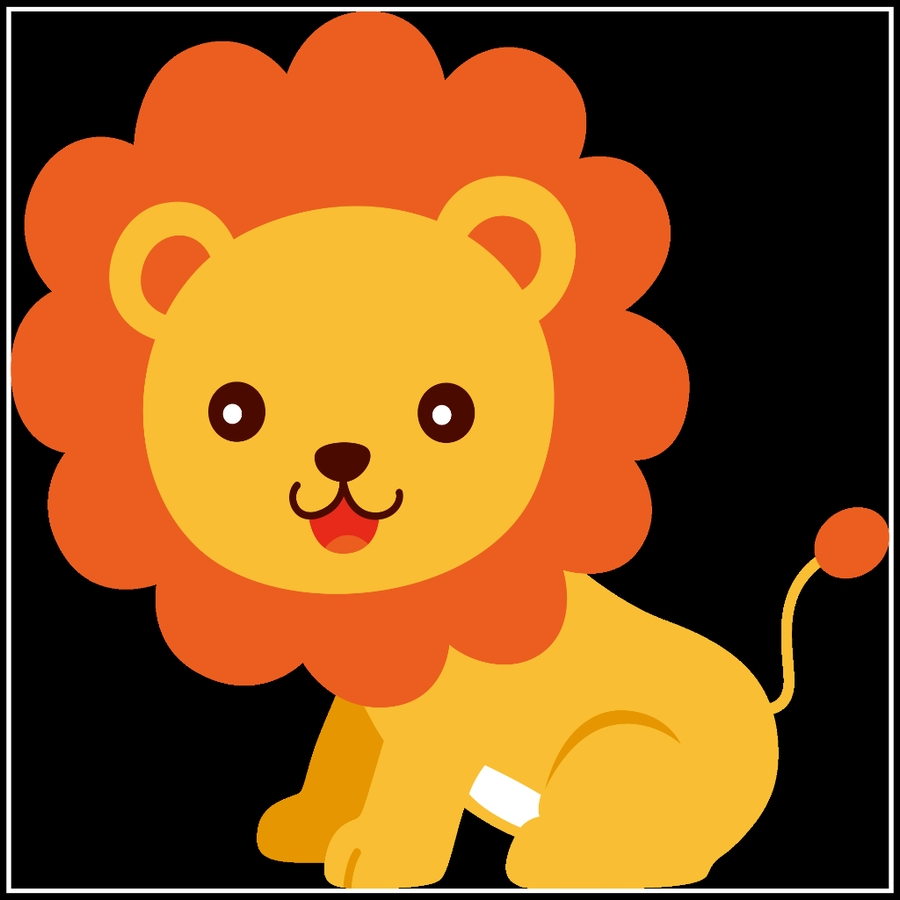
#> input picture Assignment_32/Convolution/inputs/input_2.jpeg, 900 x 900 px, found by its file name
$ python convolution.py
#> lines starting #> are read from the running program, lines starting #| are printed output that depends on the picture
import cv2
import numpy as np

input = cv2.imread("Convolution\inputs\input_2.jpeg")
#> input is the input picture: shape (900, 900, 3); mean B, G, R 29.2, 85.7, 141.8

# 1. Edge detection filter
# kernel = np.array([[-1 , -1 , -1],
#                    [-1 , 8 , -1],
#                    [-1 , -1 , -1]])

# 2. Sharpening filter
# kernel = np.array([[0 , -1 , 0],
#                    [-1 , 5 , -1],
#                    [0 , -1 , 0]])

# 3. Emboss filter
# kernel = np.array([[-2 , -1 , 0],
#                    [-1 , 1 , 1],
#                    [0 , 1 , 2]])

# 4. Identity filter
# kernel = np.array([[0 , 0 , 0],
#                    [0 , 1 , 0],
#                    [0 , 0 , 0]])

# 5. My filter
kernel = np.array([[-3 , 0 , 3],
                   [-3 , 0 , 3],
                   [-3 , 0 , 3]])

output = cv2.filter2D(input , -1 , kernel)
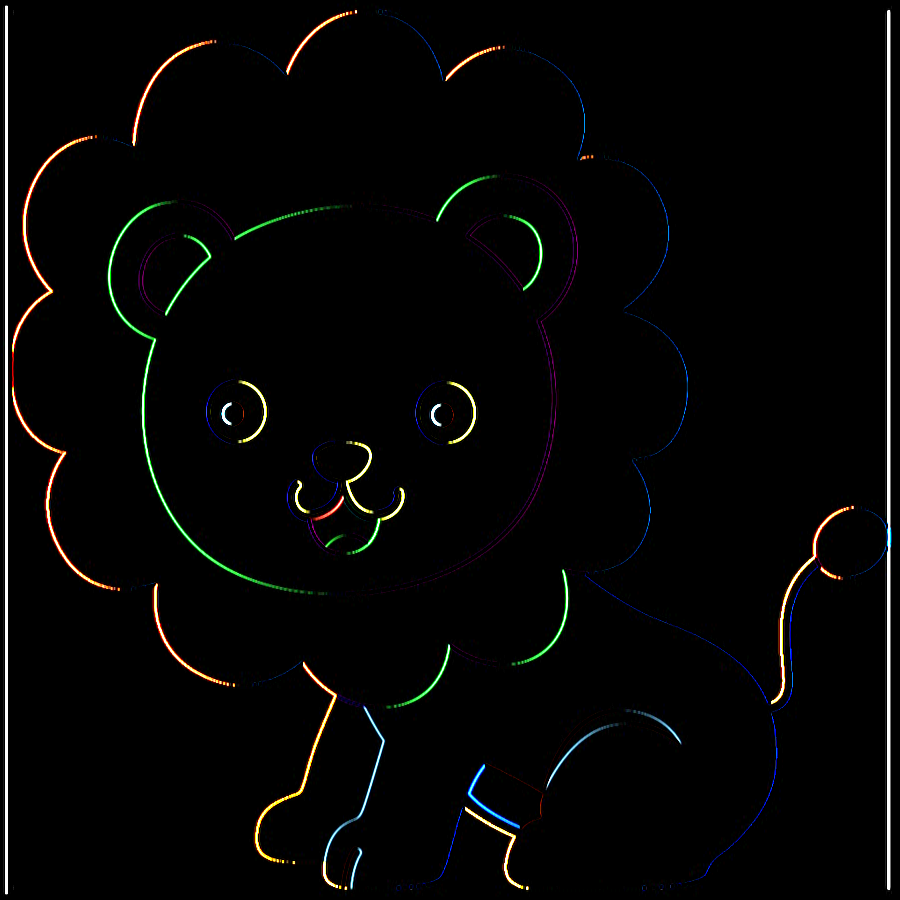
#> output: shape (900, 900, 3); mean B, G, R 4.8, 5.4, 5.4

result = np.hstack((input , output))
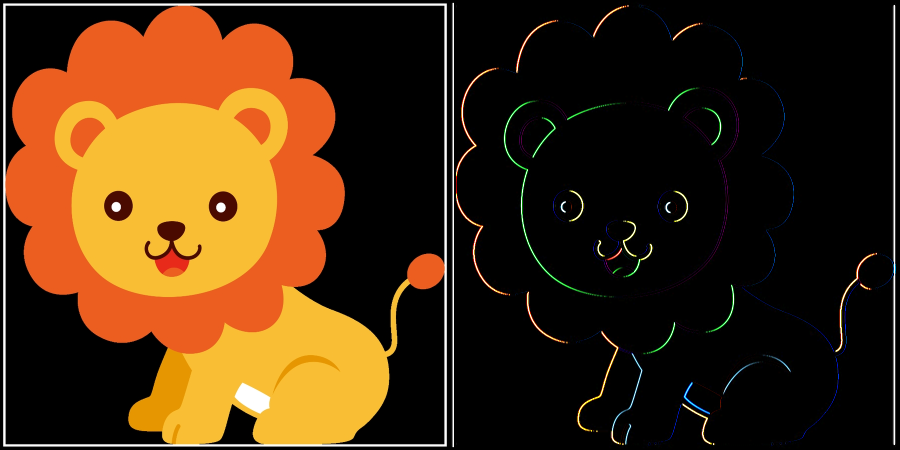
#> result: shape (900, 1800, 3) (shown at 1/2 size); mean B, G, R 17, 45.6, 73.6

cv2.imwrite("Convolution\outputs\my-filter.jpg" , result)

$ run again, with Assignment_32/Convolution/inputs/input_1.jpeg copied over Assignment_32/Convolution/inputs/input_2.jpeg
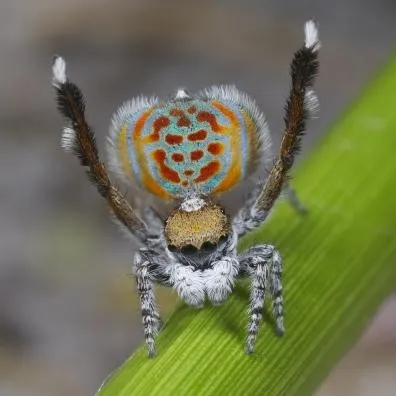
#> input picture Assignment_32/Convolution/inputs/input_1.jpeg, 396 x 396 px, found by its file name
#> input is the input picture: shape (396, 396, 3); mean B, G, R 83.8, 115.2, 112.4
#> `output = cv2.filter2D(input , -1 , kernel)`:
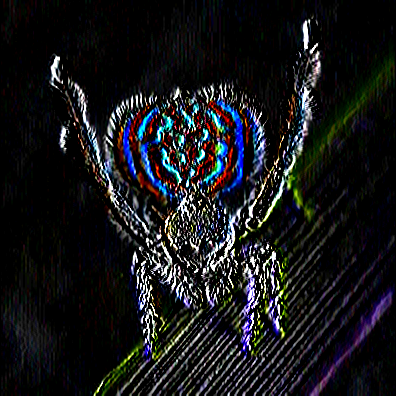
#> output: shape (396, 396, 3); mean B, G, R 26, 23.9, 23.2
#> `result = np.hstack((input , output))`:
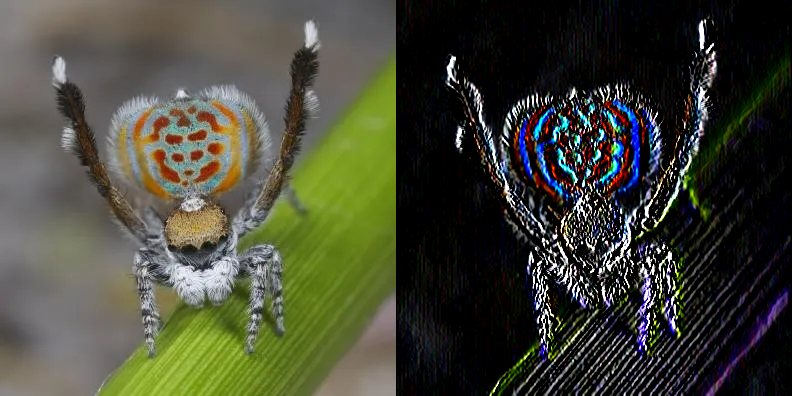
#> result: shape (396, 792, 3); mean B, G, R 54.9, 69.5, 67.8
